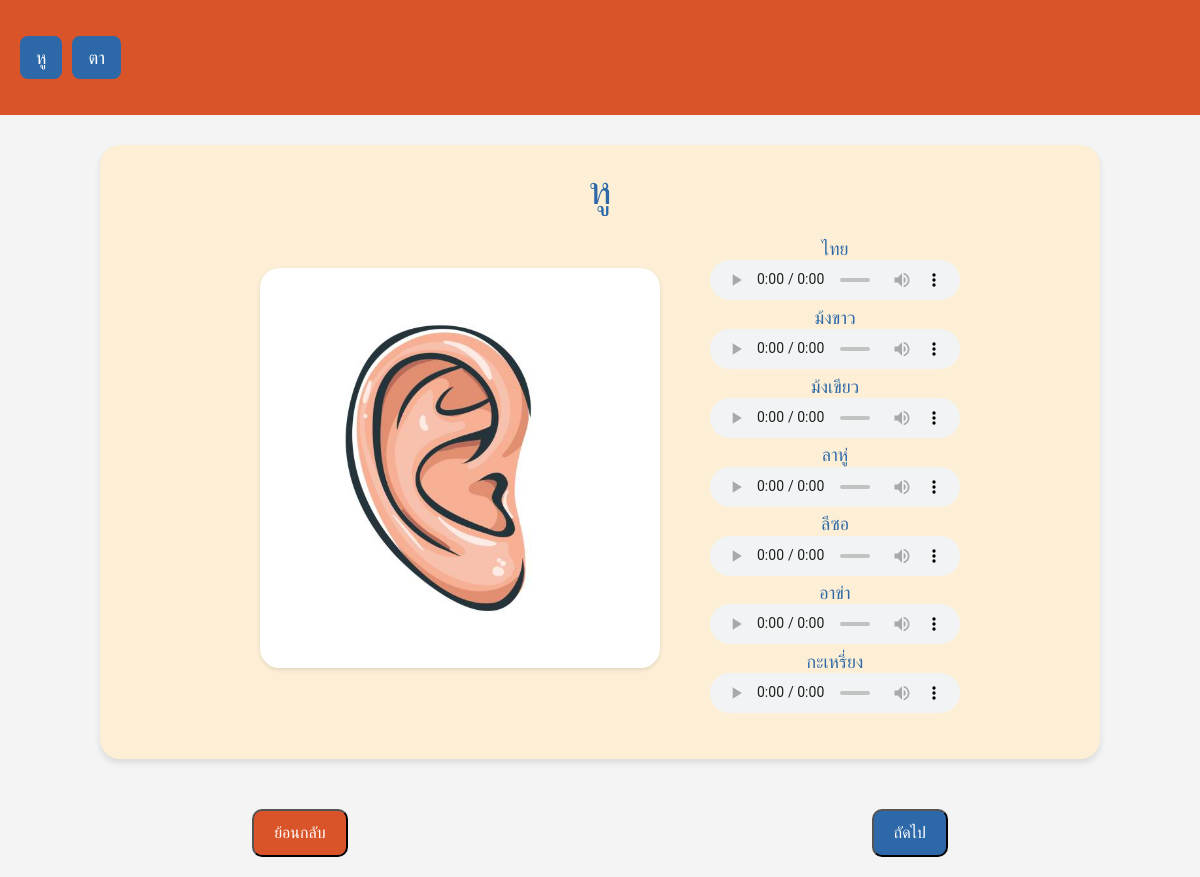
/lesson/1, run on the app's committed database.
### app.py (models this page shows, shortened)
class Lesson(db.Model):
    id = db.Column(db.Integer, primary_key=True)
    title = db.Column(db.Text, nullable=False)
    image_filename = db.Column(db.Text, nullable=False)
    sound_filename_thai = db.Column(db.Text, nullable=False)  # Add sound_filename_thai column
    sound_filename_hmong_daw = db.Column(db.Text, nullable=False)
    sound_filename_hmong_njua = db.Column(db.Text, nullable=False)
    sound_filename_lahu = db.Column(db.Text, nullable=False)
    sound_filename_lisu = db.Column(db.Text, nullable=False)
    sound_filename_arka = db.Column(db.Text, nullable=False)
    sound_filename_karen = db.Column(db.Text, nullable=False)
    lesson_id = db.Column(db.Integer, nullable=False)

### app.py (the view)
@app.route('/lesson/<int:lesson_id>')
def display_lesson(lesson_id):
    lesson_data = Lesson.query.filter_by(lesson_id=lesson_id).all()
    if lesson_data:
        transformed_lesson_data = [(lesson.id, lesson.title, lesson.image_filename,
                                    lesson.sound_filename_thai, lesson.sound_filename_hmong_daw,
                                    lesson.sound_filename_hmong_njua, lesson.sound_filename_lahu,
                                    lesson.sound_filename_lisu, lesson.sound_filename_arka, lesson.sound_filename_karen,
                                    lesson.lesson_id)
                                   for lesson in lesson_data]
        return render_template('lesson.html', lesson_data=transformed_lesson_data, lesson_id=lesson_id)
    else:
        return "Lesson not found"

### templates/lesson.html (shortened to what this page needs)
<!DOCTYPE html>
<html lang="en">
<head>
    <link href="https://cdn.jsdelivr.net/npm/bootstrap@5.3.0-alpha1/dist/css/bootstrap.min.css" rel="stylesheet">
</head>
<body>
    <div class="navbar-main">
        {% for lesson in lesson_data %}
        <button class="navbar-button" onclick="showLesson({{ lesson[0] }})">{{ lesson[1] }}</button>
        {% endfor %}
    </div>
    <div class="container">
        {% for lesson in lesson_data %}
        <div class="lesson-box" data-lesson-id="{{ lesson[0] }}">
            <div class="d-flex flex-column align-items-center">
                <h1 class="heading">{{ lesson[1] }}</h1>
                <div class="lesson-content">
                    <div class="d-flex flex-row align-items-center">
                        <div class="lesson-image-wrapper">
                            <img class="lesson-image img-fluid" src="{{ url_for('static', filename=lesson[2]) }}" alt="Lesson Image">
                        </div>
                        <div class="audio-buttons-container" data-lesson-id="{{ lesson[0] }}">
                            {% set words = ['ไทย', 'ม้งขาว', 'ม้งเขียว', 'ลาหู่', 'ลีซอ', 'อาข่า', 'กะเหรี่ยง'] %}
                            {% for i in range(3, 10) %}
                            <div class="audio-button-wrapper">
                                <div class="audio-text">{{ words[i-3] }}</div>
                                <audio controls>
                                    <source src="{{ url_for('static', filename=lesson[i]) }}" type="audio/mpeg">
                                </audio>
                            </div>
                            {% endfor %}
                        </div>
                    </div>
                </div>
            </div>
        </div>
        {% endfor %}
    </div>
</body>
</html>

### templates/lesson.html (style rules this page uses)
.navbar-main { background-color: #DA542A; width: 100%; height: 115px; display: flex; justify-content: flex-start; align-items: center; padding: 0 20px; position: fixed; top: 0; left: 0; z-index: 999; font-family: 'Itim', cursive; overflow-x: auto; }
.navbar-button { padding: 8px 16px; background-color: #2D69A8; color: #FFFFFF; border: none; border-radius: 8px; cursor: pointer; font-size: 18px; margin-right: 10px; text-decoration: none; }
body { background-color: #f4f4f4; font-family: 'Itim', cursive; margin: 0; padding: 0; }
.container { display: flex; flex-direction: column; align-items: flex-start; max-width: 1200px; margin: 0 auto; padding: 20px; margin-top: 115px; justify-content: center; align-items: center; }
.heading { color: #2D69A8; font-size: 40px; font-weight: 400; line-height: 130%; margin-bottom: 20px; width: 100%; text-align: center; }
.lesson-box { display: flex; justify-content: space-between; align-items: center; border-radius: 20px; background: #fdefd5; padding: 20px; margin: 10px; width: 100%; max-width: 1000px; box-shadow: 0 4px 6px rgba(0, 0, 0, 0.1); position: relative; flex: 1; }
.lesson-content { color: #2D69A8; font-size: 18px; font-weight: 400; line-height: 130%; margin-bottom: 20px; text-align: center; flex: 1; margin-left: 20px; }
.lesson-image { flex:0 0 30% width: 100%; max-height: 400px; object-fit: contain; border-radius: 20px; margin-bottom: 20px; box-shadow: 0 2px 4px rgba(0, 0, 0, 0.1); }
.lesson-box { display: none; }
.lesson-box:first-child { display: block; }
.audio-buttons-container { display: flex; flex-direction: column; align-items: flex-start; margin-left:50px; }
.audio-buttons-container audio { width: 250px; height: 40px; }

### data on the page
Lesson: title "หู", image_filename (picture), words "ไทย" "ม้งขาว" "ม้งเขียว" "ลาหู่" "ลีซอ" "อาข่า" "กะเหรี่ยง"
Lesson: title "ตา"
